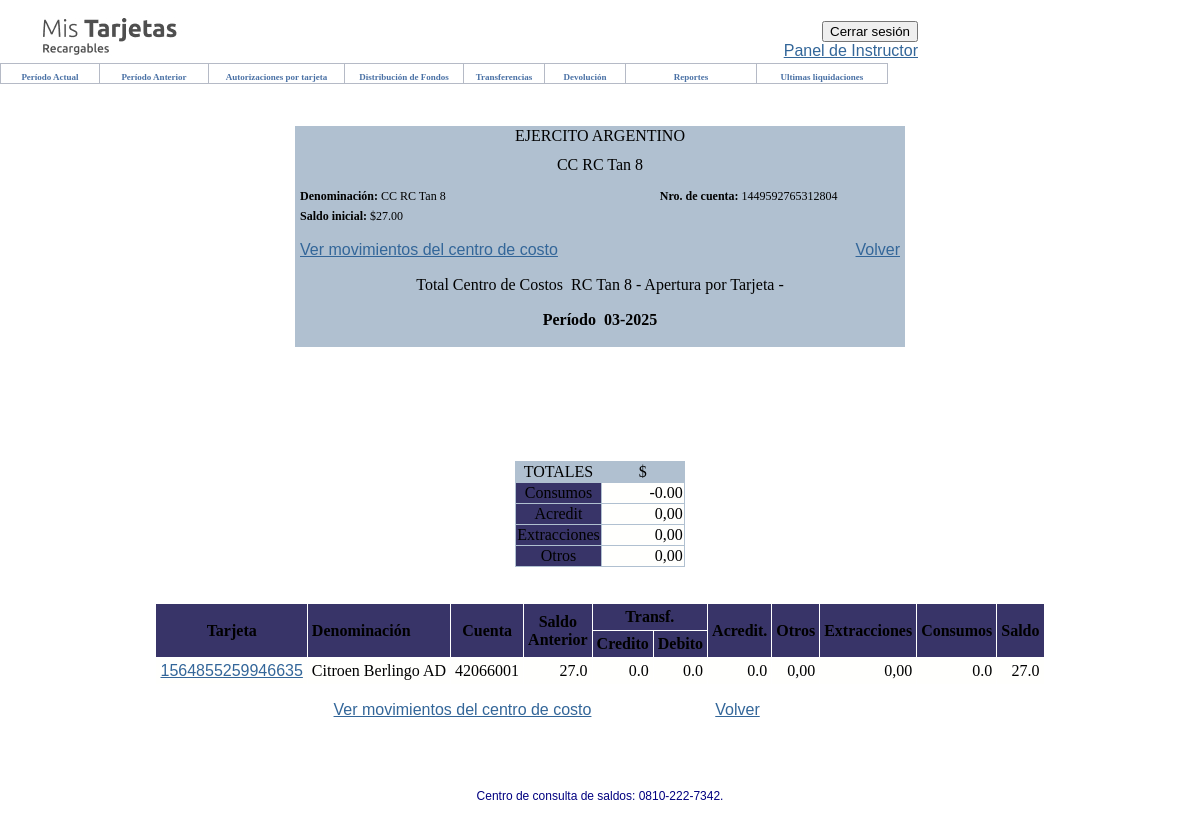
The page /costcenter/costcenter/totales_informacion_actual/ (signed in) on the database as committed earlier.
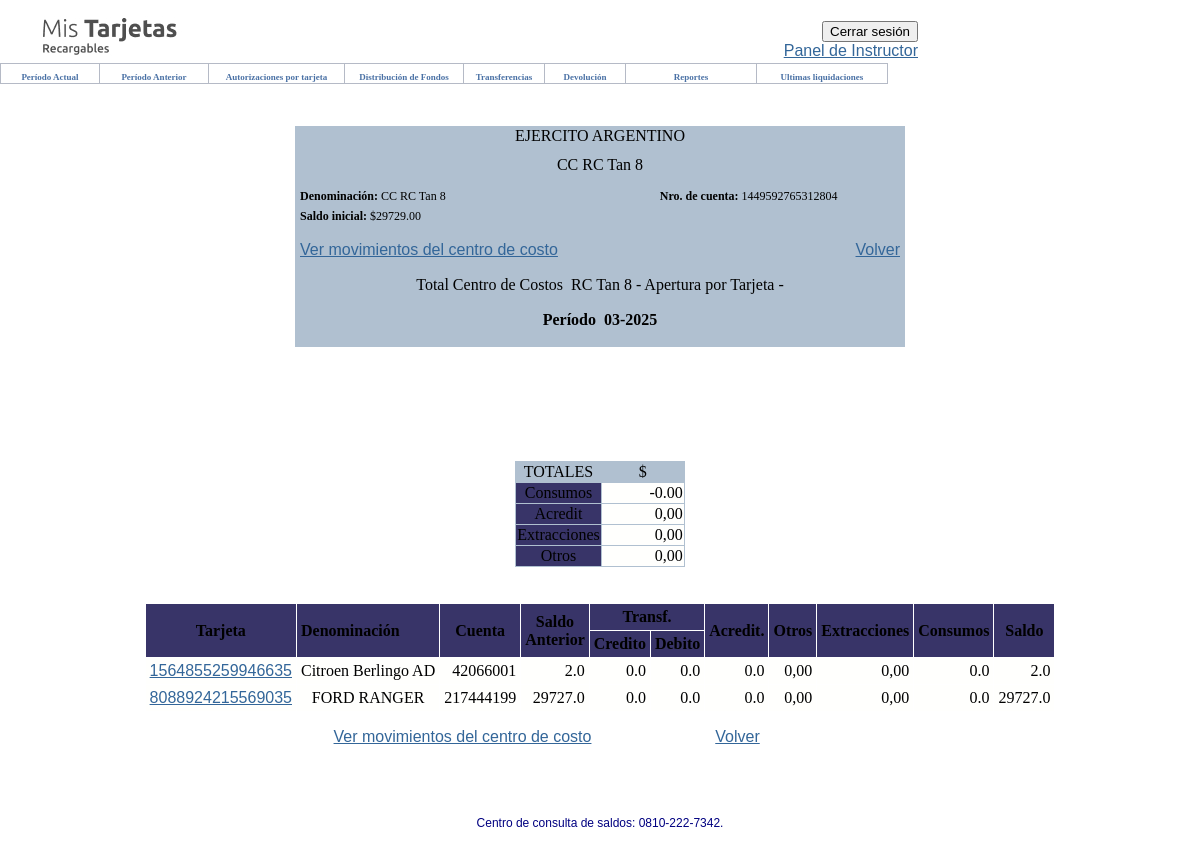
The same page on the database as committed later.
### costcenter/models.py (models this page shows, shortened)
class Cards(models.Model):
    user = models.ForeignKey(User, on_delete=models.CASCADE)
    is_costcenter = models.BooleanField(default=False)
    card_name = models.CharField(max_length=50)
    card_number = models.IntegerField(validators=[
                                                MinValueValidator(1000000000000000),
                                                MaxValueValidator(9999999999999999)
    ], unique=True)
    money = models.FloatField(default=0.0)
    class Meta:
        verbose_name = "Card"
        verbose_name_plural = "Cards"

### costcenter/views.py (the view)
# urls.py: path('costcenter/totales_informacion_actual/', totales_informacion_actual, name='totales_informacion_actual'),
def totales_informacion_actual(request):
    unidad = request.user.userprofile.unit
    fecha_inicio_mes_actual = timezone.now().replace(day=1)
    tarjeta_costcenter = Cards.objects.filter(user=request.user, is_costcenter=True).first()
    costcenter_number = tarjeta_costcenter.card_number if tarjeta_costcenter else "No asignado"
    tarjetas = Cards.objects.filter(user=request.user, is_costcenter=False)
    datos_tarjetas = []
    total_consumos = 0
    total_creditos = 0
    total_debitos = 0
    saldo_inicial_total = 0  # Variable para la suma de los saldos iniciales
    for tarjeta in tarjetas:
        saldo_actual = tarjeta.money
        consumos_mes_actual = Consumo.objects.filter(
            card=tarjeta,
            consumo_date__gte=fecha_inicio_mes_actual,
            consumo_date__lte=timezone.now()
        ).aggregate(total=Sum('importe'))['total'] or 0.0
        total_consumos += consumos_mes_actual
        creditos_mes_actual = Transaction.objects.filter(
            to_account=tarjeta,
            movement_date__gte=fecha_inicio_mes_actual,
            movement_date__lte=timezone.now()
        ).aggregate(total=Sum('amount'))['total'] or 0.0
        total_creditos += creditos_mes_actual
        debitos_mes_actual = Transaction.objects.filter(
            from_account=tarjeta,
            movement_date__gte=fecha_inicio_mes_actual,
            movement_date__lte=timezone.now()
        ).aggregate(total=Sum('amount'))['total'] or 0.0
        total_debitos += debitos_mes_actual
        saldo_anterior = saldo_actual + debitos_mes_actual + consumos_mes_actual - creditos_mes_actual
        saldo_inicial_total += saldo_anterior  # Sumar el saldo anterior al total
        datos_tarjetas.append({
            'tarjeta': tarjeta.card_number,
            'denominacion': tarjeta.card_name,
            'cuenta': (tarjeta.card_number// 37200000),
            'saldo_anterior': saldo_anterior,
            'credito': creditos_mes_actual,
            'debito': debitos_mes_actual + consumos_mes_actual,
            'acredit': creditos_mes_actual,
            'otros': 0,  # Puedes agregar lógica adicional si es necesario
            'extracciones': debitos_mes_actual,
            'consumos': consumos_mes_actual,
            'saldo': saldo_actual
        })
    context = {
        'cc_number':costcenter_number,
        'unidad': unidad,
        'periodo': fecha_inicio_mes_actual.strftime("%m-%Y"),
        'datos_tarjetas': datos_tarjetas,
        'total_consumos': total_consumos,
        'total_creditos': total_creditos,
        'total_debitos': total_debitos,
        'saldo_inicial_total': saldo_inicial_total,  # Agregar el saldo inicial total al contexto
    }
    return render(request, 'costcenter/PeriodoActual/Totales_informacion.html', context)

### templates/costcenter/PeriodoActual/Totales_informacion.html (shortened to what the changed rows need)
{% extends 'base.html' %}
{% block body %}
<link href="https://prismanet.prismamediosdepago.com/recargables/media/styles.css" rel="stylesheet" type="text/css">
<link href="https://prismanet.prismamediosdepago.com/recargables/media/TablasStyles.css" rel="stylesheet" type="text/css">
<LINK href="https://prismanet.prismamediosdepago.com/recargables/media/paginator.css" rel="stylesheet" type="text/css">
	 <BR>
		<table align="center" border="0" cellpadding="0" cellspacing="0" width="610">
			<tr bgcolor="#B0C0D0">
				<td align="left" bgcolor="#B0C0D0" class="TablaRows2" height="20" style="padding-left:5px">
					<span style="font-size:12px; font-weight:normal;"><strong>Saldo inicial:</strong>&nbsp;${{ saldo_inicial_total|floatformat:2 }}</span>
				</td>
			</tr>
		</table>
		<br>
		<br><br>
		<br><br>
		<table align="center" border="0" cellpadding="4" cellspacing="1" class="paginated" width="789">
			<thead>
				<tr bgcolor="#383468">
					<td align="center" class="TablaHeader" rowspan="2"><strong>Tarjeta</strong></td>
					<td align="left" class="TablaHeader" rowspan="2"><strong>Denominación</strong></td>
					<td align="center" class="TablaHeader" rowspan="2"><strong>Cuenta</strong></td>
					<td align="center" class="TablaHeader" rowspan="2"><strong>Saldo Anterior</strong></td>
					<td align="center" class="TablaHeader" colspan="2"><strong>Transf.</strong></td>
					<td align="center" class="TablaHeader" rowspan="2"><strong>Acredit.</strong></td>
					<td align="center" class="TablaHeader" rowspan="2"><strong>Otros</strong></td>
					<td align="center" class="TablaHeader" rowspan="2"><strong>Extracciones</strong></td>
					<td align="center" class="TablaHeader" rowspan="2"><strong>Consumos</strong></td>
					<td align="center" class="TablaHeader" rowspan="2"><strong>Saldo</strong></td>
				</tr>
				<tr>
					<td align="center" bgcolor="#383468" class="TablaHeader"><strong>Credito</strong></td>
					<td align="center" bgcolor="#383468" class="TablaHeader"><strong>Debito</strong></td>
				</tr>
			</thead>
			<tbody>
				{% for dato in datos_tarjetas %}
				<tr bgcolor="#fffffd">
					<td align="center" class="TablaRows" valign="middle">
						<a href="{% url 'detalle_tarjeta_mes_actual' tarjeta=dato.tarjeta %}">
							{{ dato.tarjeta }}
						</a>
					</td>
					<td align="center" class="TablaRows" nowrap valign="middle"> {{ dato.denominacion }} </td>
					<td align="right" class="TablaRows" nowrap>{{ dato.cuenta }}</td>
					<td align="right" class="TablaRows" nowrap>{{ dato.saldo_anterior }}</td>
					<td align="right" class="TablaRows" nowrap>{{ dato.credito }}</td>
					<td align="right" class="TablaRows" nowrap>{{ dato.debito }}</td>
					<td align="right" class="TablaRows" nowrap>{{ dato.acredit }}</td>
					<td align="right" class="TablaRows" nowrap>0,00</td>
					<td align="right" class="TablaRows" nowrap>0,00</td>
					<td align="right" class="TablaRows" nowrap>{{ dato.consumos }}</td>
					<td align="right" class="TablaRows" nowrap>{{ dato.saldo }}</td>
				</tr>
				{% endfor %}
			</tbody>
		</table>
<BR>
{% endblock %}

Rows that differ between the two databases and show on the page:
added Cards: denominacion "FORD RANGER", saldo "29727.0"
Other text that changed with them:
{{ saldo_inicial_total|floatformat:2 }}: "27.00" → "29729.00"
new list line: "1564855259946635 42066001 2.0 0.0 0.0 0.0 0,00 0,00 0.0"
new list line: "Citroen Berlingo AD 2.0"
new list line: "8088924215569035 217444199 29727.0 0.0 0.0 0.0 0,00 0,00 0.0"
list line gone: "1564855259946635 42066001 27.0 0.0 0.0 0.0 0,00 0,00 0.0"
list line gone: "Citroen Berlingo AD 27.0"
